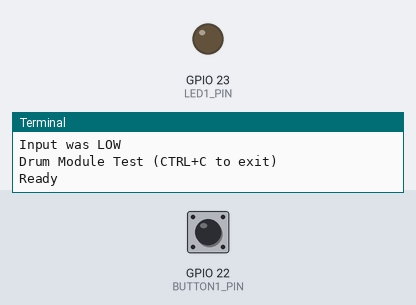
Recording of a program running on a simulated Raspberry Pi (BCM pin numbers). On the bench: output pins drawn as LEDs (lit = HIGH), the last lines printed to the terminal. The test bench sets the inputs (shaded band); at power-on: GPIO 22 (BUTTON1_PIN) LOW. Sound played through the audio output is not drawn and takes no time.

Above: at 3.2 s.
3.3 s: GPIO 22 (BUTTON1_PIN) pulled HIGH for 0.15 s
At 4.2 s:
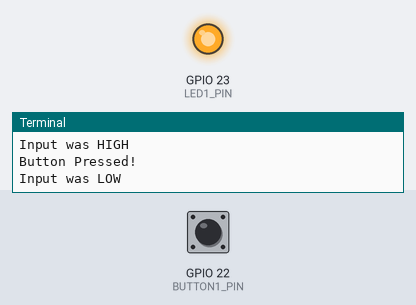
5.0 s: GPIO 22 (BUTTON1_PIN) pulled HIGH for 3.2 s
At 9.6 s:
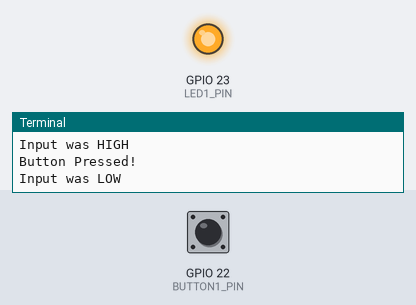
Timing chart, 0 to 11.1 s (numbered marks = the images above; inputs shaded):
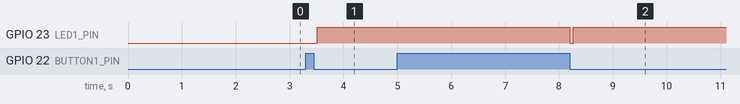

The program:

drum2.py
```python
#!/usr/bin/python
# coding: utf-8
import RPi.GPIO as GPIO
import time
import os

GPIO.setmode(GPIO.BCM)

BUTTON1_PIN = 22
LED1_PIN = 23
DRUM1_SOUND = "/root/GPIO/DRUM/sounds/drum2.mp3"

GPIO.setup(BUTTON1_PIN, GPIO.IN)
GPIO.setup(LED1_PIN, GPIO.OUT)

if GPIO.input(BUTTON1_PIN):
    print('Input was HIGH')
else:
    print('Input was LOW')

def DRUM1(BUTTON1_PIN):
	print ("Button Pressed!")
	if GPIO.input(BUTTON1_PIN):
    		print('Input was HIGH')
	else:
		print('Input was LOW')
		GPIO.output(LED1_PIN, False)
		os.system('mpg321 -q ' + DRUM1_SOUND + ' &')
		time.sleep(0.05)
		GPIO.output(LED1_PIN, True)

print "Drum Module Test (CTRL+C to exit)"

time.sleep(2)

print "Ready"

try:
	GPIO.add_event_detect(BUTTON1_PIN, GPIO.BOTH, callback=DRUM1)

	while 1:
		time.sleep(100)

except KeyboardInterrupt:
	print "Quit"
	GPIO.cleanup()
```

Measured:
- after the input at 3.3 s, GPIO 23 (LED1_PIN): LOW → HIGH after 0.22 s
- after the input at 5.0 s, GPIO 23 (LED1_PIN): HIGH → LOW after 3.2 s, → HIGH 0.07 s later
